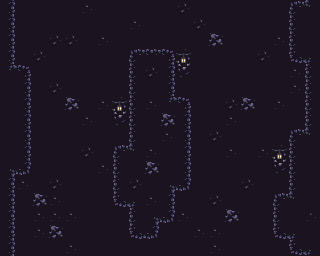

Below is a game level as drawn by its tile map, then a one-line description and the .tmx file that defines it, in full:
An orthogonal 20x16 tile map with 16x16 px tiles, 2 tile layers (Background, Collision).

<map version="1.8" tiledversion="1.8.5" orientation="orthogonal" renderorder="right-down" width="20" height="16" tilewidth="16" tileheight="16" infinite="0" nextlayerid="3" nextobjectid="1">
 <tileset firstgid="1" source="../tilesets/Underground Mine.tsx" />
 <layer id="1" name="Background" width="20" height="16">
  <data encoding="csv">
52,52,52,52,52,47,52,52,52,52,52,45,52,52,52,52,52,52,52,52,
52,52,52,52,52,52,52,52,47,52,52,52,45,52,52,52,52,52,52,52,
52,52,52,45,45,52,47,52,52,52,52,52,52,43,52,52,52,47,52,52,
52,52,45,52,52,52,52,52,52,52,52,196,52,52,52,52,45,52,52,52,
52,52,52,52,52,52,52,52,52,52,52,221,52,52,52,52,52,52,47,52,
52,52,52,45,52,52,52,52,52,52,52,52,52,52,52,52,52,52,47,52,
52,52,52,52,43,52,47,196,52,52,52,52,52,52,45,43,52,47,52,52,
47,52,52,52,52,47,52,221,52,52,52,52,52,52,47,52,52,52,52,52,
52,52,52,52,52,52,52,52,52,52,52,52,52,45,52,52,52,52,52,52,
52,52,52,52,52,45,52,52,52,52,52,52,52,52,47,52,47,196,52,52,
52,52,52,52,52,52,47,52,52,52,52,52,52,52,52,52,52,221,52,52,
52,47,52,45,52,52,52,52,52,52,52,52,52,52,52,45,52,52,52,52,
52,52,43,47,52,52,52,52,52,52,52,52,52,45,52,52,52,52,52,52,
52,52,47,47,47,52,52,52,52,52,52,47,52,52,43,52,52,52,52,52,
52,52,47,43,52,52,52,52,52,52,52,52,47,47,52,52,52,52,52,52,
52,52,52,52,47,52,52,52,52,52,52,52,52,47,52,52,52,52,52,52
</data>
 </layer>
 <layer id="2" name="Collision" width="20" height="16">
  <data encoding="csv">
120,0,0,0,0,0,0,0,0,0,0,0,0,0,0,0,0,0,93,149,
120,0,0,0,0,0,0,0,0,0,0,0,0,0,0,0,0,0,118,52,
120,0,0,0,0,0,0,0,0,0,0,0,0,0,0,0,0,0,118,52,
120,0,0,0,0,0,0,0,93,94,95,0,0,0,0,0,0,0,143,99,
147,95,0,0,0,0,0,0,118,45,120,0,0,0,0,0,0,0,0,118,
52,120,0,0,0,0,0,0,118,52,120,0,0,0,0,0,0,0,0,118,
52,120,0,0,0,0,0,0,118,47,147,95,0,0,0,0,0,0,0,118,
52,120,0,0,0,0,0,0,118,52,43,120,0,0,0,0,0,0,0,118,
52,120,0,0,0,0,0,0,118,52,47,120,0,0,0,0,0,0,93,149,
52,120,0,0,0,0,0,93,149,47,52,120,0,0,0,0,0,0,118,52,
97,145,0,0,0,0,0,118,52,43,52,120,0,0,0,0,0,0,118,52,
120,0,0,0,0,0,0,118,45,52,97,145,0,0,0,0,0,0,118,52,
120,0,0,0,0,0,0,143,99,47,120,0,0,0,0,0,0,93,149,52,
120,0,0,0,0,0,0,0,118,97,145,0,0,0,0,0,0,118,52,39,
120,0,0,0,0,0,0,0,143,145,0,0,0,0,0,0,0,143,99,52,
120,0,0,0,0,0,0,0,0,0,0,0,0,0,0,0,0,0,143,99
</data>
 </layer>
</map>
